Frame 1 (no input): blank canvas, image omitted
Frame 60 (no input): blank canvas, image omitted
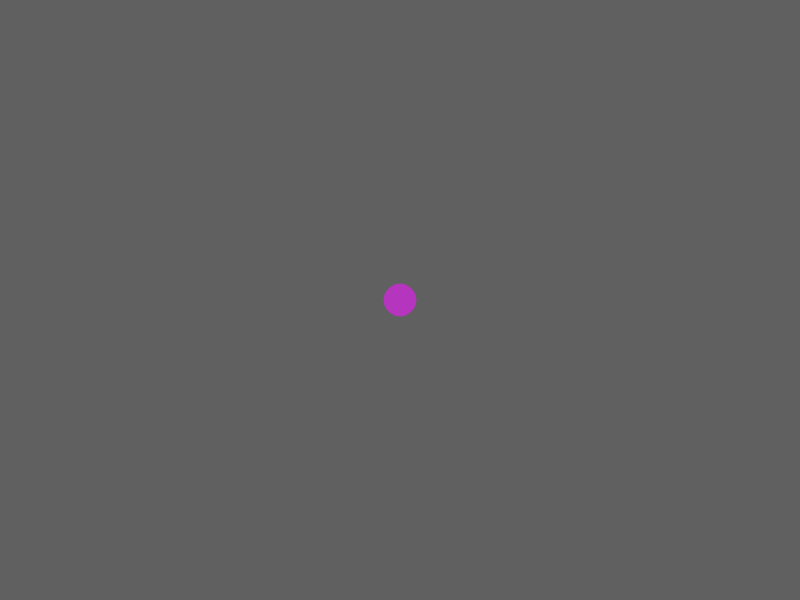
Frame 120 (the mouse pressed at the canvas centre since frame 60)

The p5.js sketch whose frames 1 and 60 were blank and that drew this single picture after the mouse press (run headless with seeded random() and noise() and a simulated clock; from frame 60 on, the mouse is pressed at the canvas centre):

// p5.js sketch
// ── sketch.js
/// <reference path="../../lib/p5.global-mode.d.ts"/>

function setup()
{
    createCanvas(800,600);
    background(96,96,96);
}

function draw()
{

}

function mousePressed()
{
    r = random(0,255);
    g = random(0,255);
    b = random(0,255);
    stroke(r,g,b);
    fill(r,g,b);
    circle(mouseX,mouseY,32);
}
